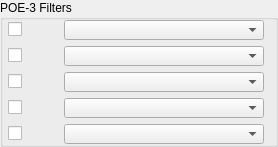
             <widget class="QGroupBox" name="groupBox_poe_3">
              <property name="maximumSize">
               <size>
                <width>300</width>
                <height>250</height>
               </size>
              </property>
              <property name="title">
               <string>POE-3 Filters</string>
              </property>
              <layout class="QHBoxLayout" name="horizontalLayout_3">
               <property name="leftMargin">
                <number>5</number>
               </property>
               <property name="topMargin">
                <number>0</number>
               </property>
               <property name="bottomMargin">
                <number>0</number>
               </property>
               <item>
                <layout class="QHBoxLayout" name="horizontalLayout_5">
                 <property name="sizeConstraint">
                  <enum>QLayout::SetMinimumSize</enum>
                 </property>
                 <property name="leftMargin">
                  <number>0</number>
                 </property>
                 <property name="topMargin">
                  <number>0</number>
                 </property>
                 <item>
                  <layout class="QGridLayout" name="gridLayout_id_8">
                   <item row="0" column="1">
                    <widget class="QComboBox" name="comboBox_id_6">
                     <property name="minimumSize">
                      <size>
                       <width>200</width>
                       <height>0</height>
                      </size>
                     </property>
                     <property name="maximumSize">
                      <size>
                       <width>16777215</width>
                       <height>20</height>
                      </size>
                     </property>
                    </widget>
                   </item>
                   <item row="1" column="1">
                    <widget class="QComboBox" name="comboBox_id_7">
                     <property name="maximumSize">
                      <size>
                       <width>16777215</width>
                       <height>20</height>
                      </size>
                     </property>
                    </widget>
                   </item>
                   <item row="2" column="1">
                    <widget class="QComboBox" name="comboBox_id_8">
                     <property name="maximumSize">
                      <size>
                       <width>16777215</width>
                       <height>20</height>
                      </size>
                     </property>
                    </widget>
                   </item>
                   <item row="3" column="1">
                    <widget class="QComboBox" name="comboBox_id_9">
                     <property name="maximumSize">
                      <size>
                       <width>16777215</width>
                       <height>20</height>
                      </size>
                     </property>
                    </widget>
                   </item>
                   <item row="4" column="1">
                    <widget class="QComboBox" name="comboBox_id_10">
                     <property name="maximumSize">
                      <size>
                       <width>16777215</width>
                       <height>20</height>
                      </size>
                     </property>
                    </widget>
                   </item>
                   <item row="0" column="0">
                    <widget class="QCheckBox" name="checkBox_id_f6">
                     <property name="minimumSize">
                      <size>
                       <width>50</width>
                       <height>0</height>
                      </size>
                     </property>
                     <property name="maximumSize">
                      <size>
                       <width>50</width>
                       <height>16777215</height>
                      </size>
                     </property>
                     <property name="text">
                      <string/>
                     </property>
                    </widget>
                   </item>
                   <item row="1" column="0">
                    <widget class="QCheckBox" name="checkBox_id_f7">
                     <property name="text">
                      <string/>
                     </property>
                    </widget>
                   </item>
                   <item row="2" column="0">
                    <widget class="QCheckBox" name="checkBox_id_f8">
                     <property name="text">
                      <string/>
                     </property>
                    </widget>
                   </item>
                   <item row="3" column="0">
                    <widget class="QCheckBox" name="checkBox_id_f9">
                     <property name="text">
                      <string/>
                     </property>
                    </widget>
                   </item>
                   <item row="4" column="0">
                    <widget class="QCheckBox" name="checkBox_id_f10">
                     <property name="text">
                      <string/>
                     </property>
                    </widget>
                   </item>
                  </layout>
                 </item>
                </layout>
               </item>
              </layout>
             </widget>
